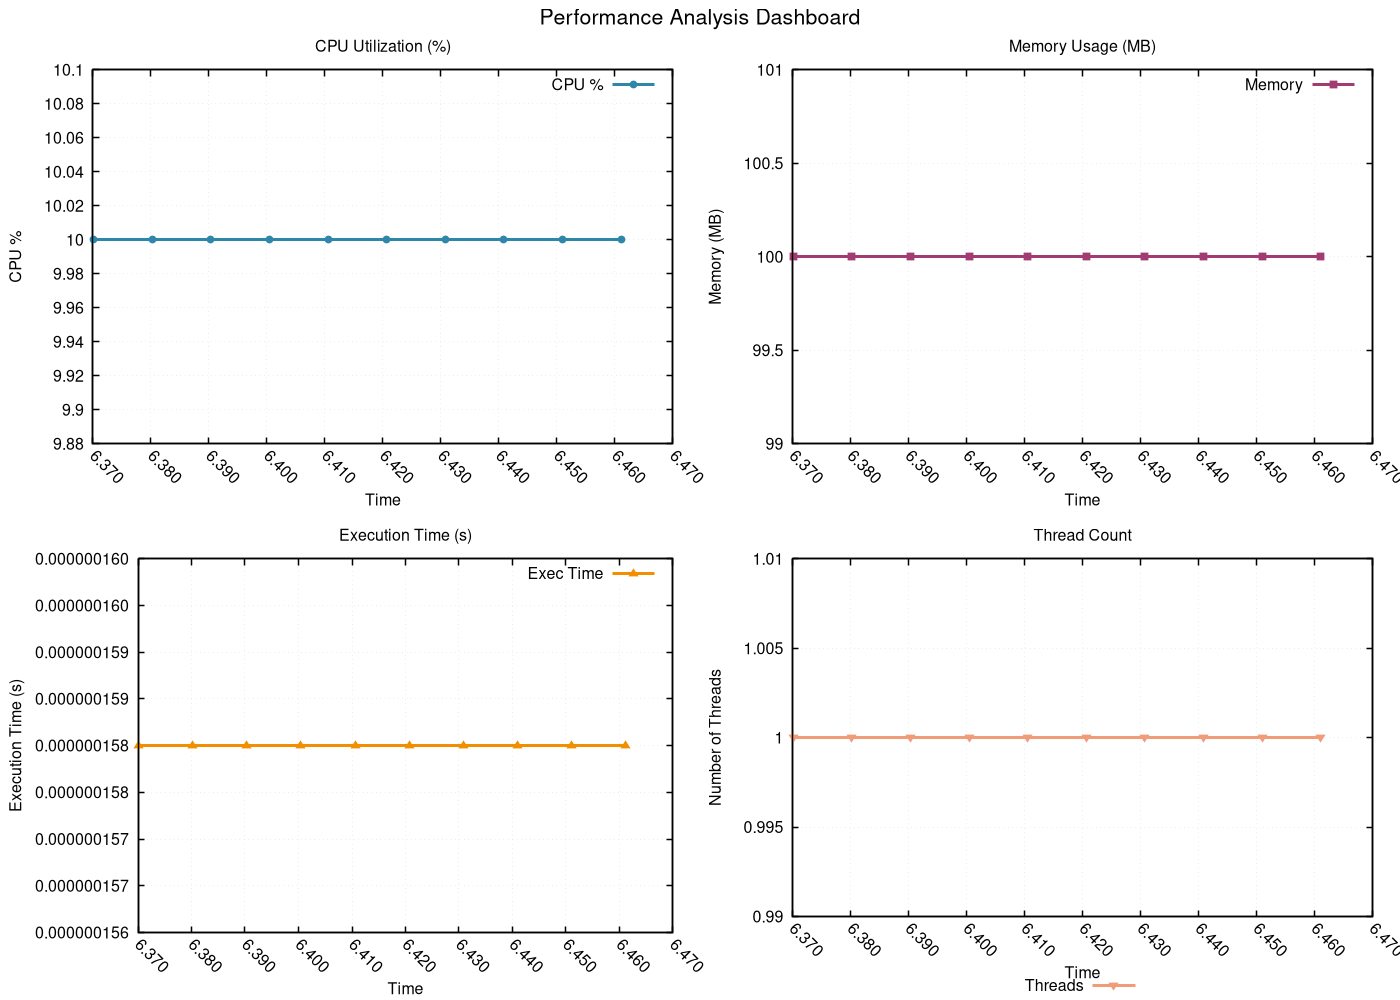

This figure's gnuplot source:
# GNUplot script for performance metrics
set terminal pngcairo enhanced font 'Helvetica,12' size 1400,1000
set output 'png/binary_search_20260131_225122_performance.png'

set multiplot layout 2,2 title 'Performance Analysis Dashboard' font 'Helvetica,16'
set style line 1 lc rgb '#2E86AB' lt 1 lw 3 pt 7 ps 0.8
set style line 2 lc rgb '#A23B72' lt 1 lw 3 pt 5 ps 0.8
set style line 3 lc rgb '#F18F01' lt 1 lw 3 pt 9 ps 0.8
set style line 4 lc rgb '#F19C79' lt 1 lw 3 pt 11 ps 0.8
set style line 5 lc rgb '#0ABB9F' lt 1 lw 3 pt 13 ps 0.8

set format x "%.3f"
set xtics rotate by -45
set autoscale x

set title 'CPU Utilization (%)'
set xlabel 'Time'
set ylabel 'CPU %'
set grid linestyle 1 lc rgb '#D3D3D3' lt 0 lw 1
set border linewidth 1.5
plot 'png/binary_search_20260131_225122_performance.dat' using 1:2 with linespoints ls 1 title 'CPU %'
set title 'Memory Usage (MB)'
set xlabel 'Time'
set ylabel 'Memory (MB)'
set grid linestyle 1 lc rgb '#D3D3D3' lt 0 lw 1
set border linewidth 1.5
plot 'png/binary_search_20260131_225122_performance.dat' using 1:3 with linespoints ls 2 title 'Memory'
set title 'Execution Time (s)'
set xlabel 'Time'
set ylabel 'Execution Time (s)'
set grid linestyle 1 lc rgb '#D3D3D3' lt 0 lw 1
set border linewidth 1.5
plot 'png/binary_search_20260131_225122_performance.dat' using 1:8 with linespoints ls 3 title 'Exec Time'
set title 'Thread Count'
set xlabel 'Time'
set ylabel 'Number of Threads'
set grid linestyle 1 lc rgb '#D3D3D3' lt 0 lw 1
set border linewidth 1.5
set key outside center bottom horizontal
plot 'png/binary_search_20260131_225122_performance.dat' using 1:9 with linespoints ls 4 title 'Threads'
unset multiplot
